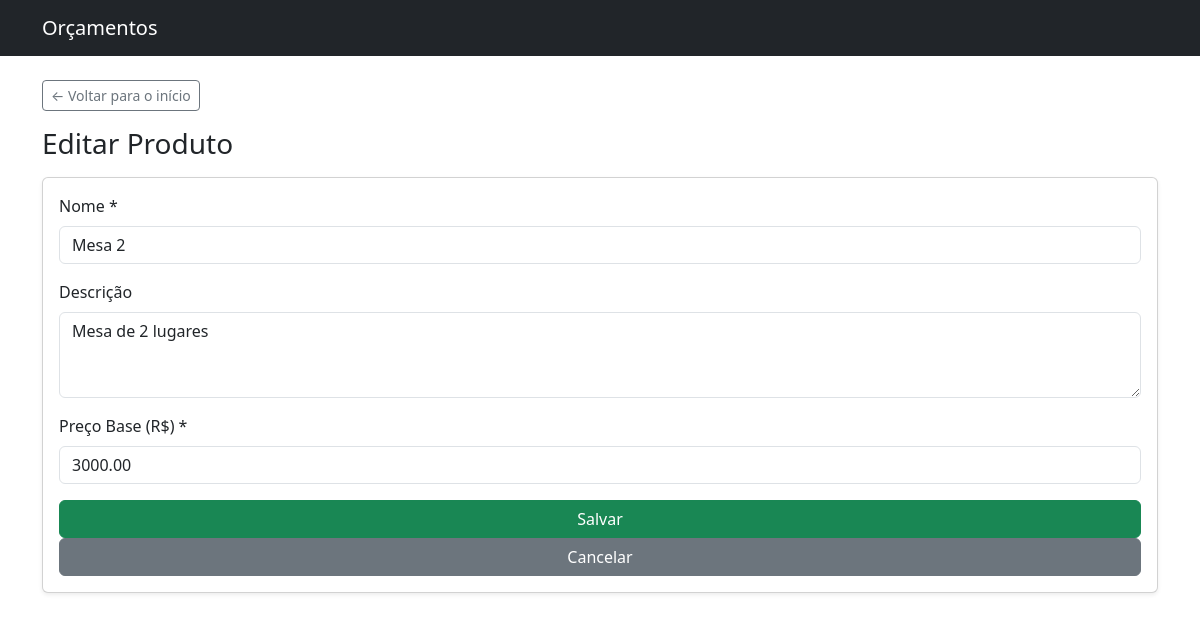
The page /produtos/1/editar on the database its author committed.
### models.py (models this page shows)
class Produto(db.Model):
    __tablename__ = "produtos"
    id = db.Column(db.Integer, primary_key=True)
    nome = db.Column(db.String(100), nullable=False)
    descricao = db.Column(db.String(255))
    preco_base = db.Column(db.Float, nullable=False, default=0.0)
    orcamentos = db.relationship("Orcamento", backref="produto", lazy=True)

### app.py (the view)
@app.route("/produtos/<int:produto_id>/editar")
def editar_produto(produto_id):
    produto = Produto.query.get_or_404(produto_id)
    return render_template("produtos_form.html", produto=produto)

### templates/produtos_form.html (shortened to what this page needs)
{% extends "base.html" %}
{% block content %}
<h1 class="h3 mb-3">{{ 'Editar Produto' if produto else 'Cadastro de Produto' }}</h1>
<form action="{{ url_for('atualizar_produto', produto_id=produto.id) if produto else url_for('criar_produto') }}"
      method="post" class="card p-3 shadow-sm">
    <div class="mb-3">
        <label for="nome" class="form-label">Nome *</label>
        <input type="text" class="form-control" id="nome" name="nome" required
               value="{{ produto.nome if produto else '' }}">
    </div>
    <div class="mb-3">
        <label for="descricao" class="form-label">Descrição</label>
        <textarea id="descricao" name="descricao" class="form-control" rows="3">{{ produto.descricao if produto else '' }}</textarea>
    </div>
    <div class="mb-3">
        <label for="preco_base" class="form-label">Preço Base (R$) *</label>
        <input type="number" step="0.01" min="0" id="preco_base" name="preco_base" class="form-control" required
               value="{{ '%.2f'|format(produto.preco_base) if produto else '' }}">
    </div>
    <button type="submit" class="btn btn-success">Salvar</button>
    <a href="{{ url_for('listar_produtos') }}" class="btn btn-secondary">Cancelar</a>
</form>
{% endblock %}

### rows shown on the page
Produto: nome "Mesa 2", descricao "Mesa de 2 lugares", preco_base "3000.00"

### other values the page prints
{{ 'Editar Produto' if produto else 'Cadastro de Produto' }} "Editar Produto"
